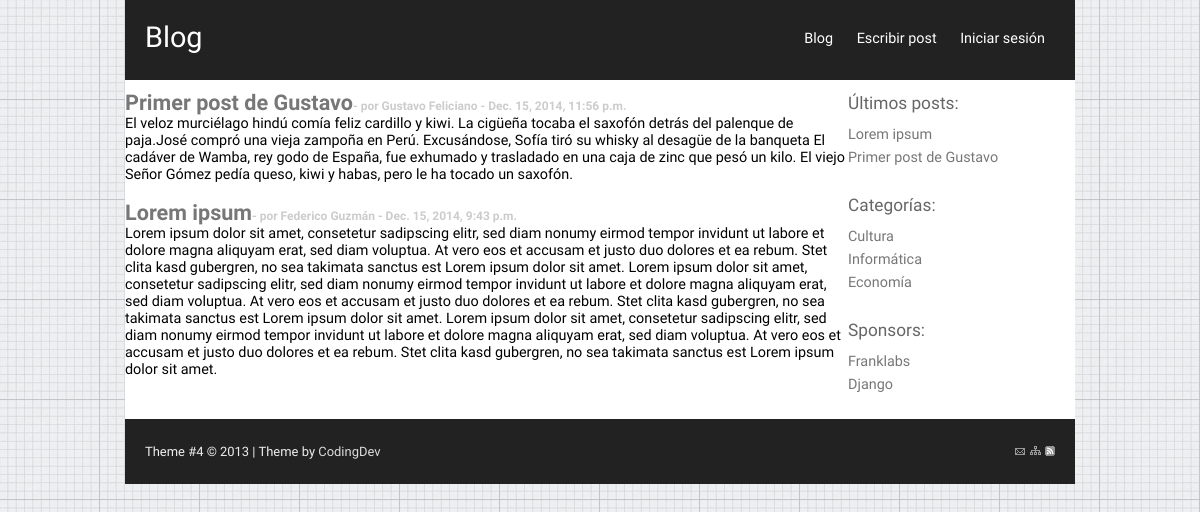
Before: / with the older database file.
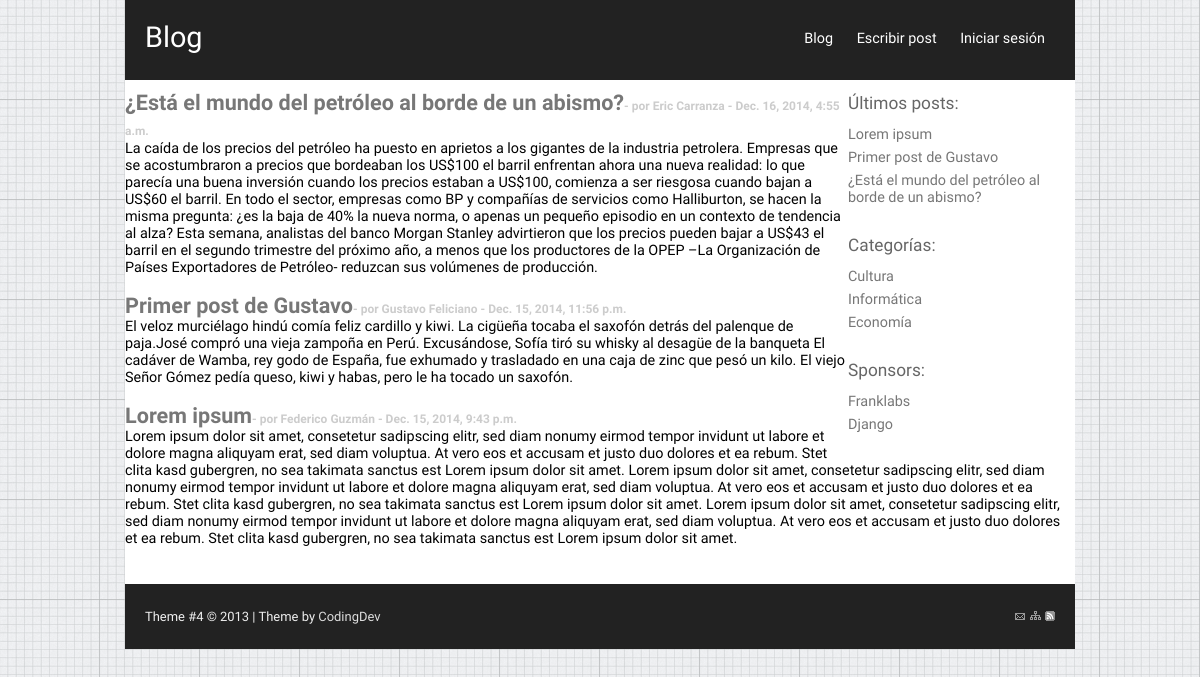
After: the same page with the newer database file.
### post/models.py (models this page shows, shortened)
class Post(models.Model):
    author = models.ForeignKey(ProfileAuthor)
    title = models.CharField(max_length=200)
    message = models.TextField()
    category =models.ForeignKey(Category)
    date_posted = models.DateTimeField(default=datetime.datetime.now)

class Category(models.Model):
    name = models.CharField(max_length=200)

### autor/models.py (models this page shows)
class ProfileAuthor(models.Model):
    user = models.ForeignKey(User)
    nombre = models.CharField(max_length=50)
    descripcion = models.TextField(max_length=200)
    def __unicode__(self):
        return "%s" % (self.nombre,)

### post/views.py (the view)
def home(request):
    cat = Category.objects.all()
    lastposts = Post.objects.all()
    return render_to_response(
        'index.html',
        RequestContext(
            request,
            {
                'posts': Post.objects.order_by('-date_posted'),
                'cat':cat,
                'lastposts':lastposts,
            }
        )
    )

### templates/index.html
{% extends 'base.html' %}
{% block content %}
    {% for post in posts %}
	<h2><a href="/post/{{ post.id }}/">{{ post.title }}</a><span class="post-span">- por {{ post.author }} - {{ post.date_posted }}</span></h2>
	<p>{{ post.message }}</p>
	<br>
    {% endfor %}
{% endblock %}

### templates/base.html (shortened to what this page needs)
<!DOCTYPE html>
<html xmlns="http://www.w3.org/1999/xhtml">
<head>
	<link rel="stylesheet" type="text/css" href="{{STATIC_URL}}css/style.css" media="screen" />
</head>
<body>
<div id="wrap">
	<div id="header">
		<div id="headerlinks">
		<a href="/index/" title="Blog">Blog</a>
		<a href="/write_post/" title="Escribir post">Escribir post</a>
		<a href="/login/" title="Login">Iniciar sesión</a>
		</div>
		<h1><a href="#">Blog</a></h1>
	</div>
	<div id="sidebar">
		<h2>Últimos posts:</h2>
		<div class="box">
		<ul>
		{% for post in lastposts|slice:":10" %}
		<li><a href="/post/{{ post.id }}/">{{ post.title }}</a></li>
		{% endfor %}
		</ul>
		</div>
		<h2>Categorías:</h2>
		<div class="box">
		<ul>
		{% for categoria in cat %}
		<li><a href="/category/{{ categoria.id }}/">{{ categoria.name }}</a></li>
		{% endfor %}
		</ul>
		</div>
		<h2>Sponsors:</h2>
		<div class="box">
		<ul>
		<li><a href="http://www.franklabs.biz/">Franklabs</a></li>
		<li><a href="https://www.djangoproject.com/">Django</a></li>
		</ul>
		</div>
	</div>
{% block content %} {% endblock content %}
	<div id="footer">
		<div style="float: right;">
		<a href="#" title="Contact Us"><img src="{{STATIC_URL}}img/contact.gif" alt="Contact" /></a>
		<a href="#" title="Sitemap"><img src="{{STATIC_URL}}img/sitemap.gif" alt="Sitemap" /></a>
		<a href="#" title="Rss Feed"><img src="{{STATIC_URL}}img/rss.png" alt="Rss Feed" /></a>
		</div>
		Theme #4 &copy; 2013 | Theme by <a target="_blank" href="http://codingdev.de" title="CodingDev">CodingDev</a>
	</div>
</div>
</body>
</html>

Changed rows visible on the page:
added Post: title "¿Está el mundo del petróleo al borde de un abismo?", author "Eric Carranza", date_posted "Dec. 16, 2014, 4:55 a.m.", message "La caída de los precios del petróleo ha puesto en aprietos a los gigantes de la industria petrolera. Empresas que se acostumbraron a precios que bordeaban los US$100 el barril enfrentan ahora una nueva realidad: lo que parecía una buena inversión cuando los precios estaban a US$100, comienza a ser riesgosa cuando bajan a US$60 el barril. En todo el sector, empresas como BP y compañías de servicios como Halliburton, se hacen la misma pregunta: ¿es la baja de 40% la nueva norma, o apenas un pequeño episodio en un contexto de tendencia al alza? Esta semana, analistas del banco Morgan Stanley advirtieron que los precios pueden bajar a US$43 el barril en el segundo trimestre del próximo año, a…"
